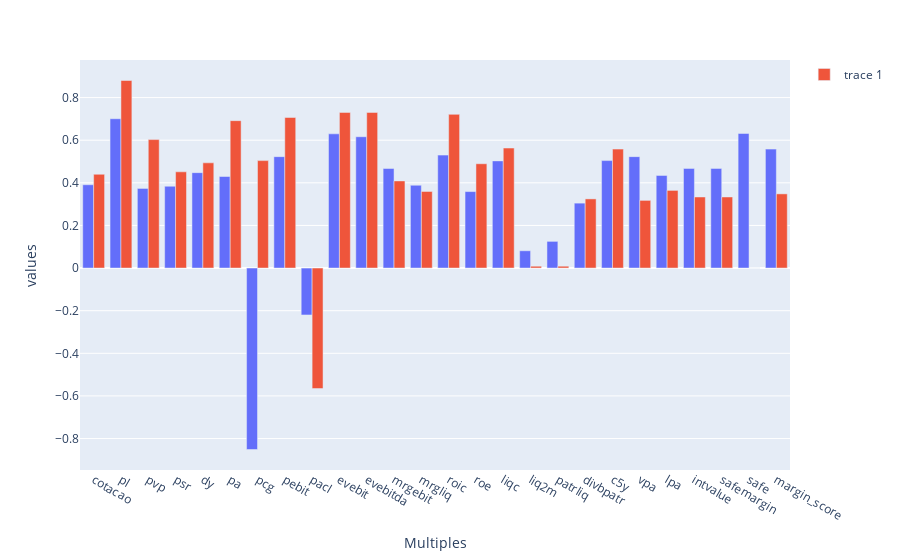

Source (notebook cell):
### Code cell
df_plot = pd.DataFrame((df_soft/df_soft.max()).mean(),columns=['values'])

df_plot2 = (df_soft/df_soft.max())[(df_soft/df_soft.max())['safe']==False].mean()
fig = px.bar(df_plot,x=df_plot.index,y='values',barmode='group')

fig.add_bar(x=df_plot2.index,y=df_plot2.values)
fig.show()

### Figure 1 — Plotly figure (JSON) as saved in the notebook; plotly's stock layout.template omitted (floating-point values rounded to 4 significant figures)
{"data": [{"alignmentgroup": "True", "hovertemplate": "Multiples=%{x}<br>values=%{y}<extra></extra>", "legendgroup": "", "marker": {"color": "#636efa", "pattern": {"shape": ""}}, "name": "", "offsetgroup": "", "orientation": "v", "showlegend": false, "textposition": "auto", "type": "bar", "x": ["cotacao", "pl", "pvp", "psr", "dy", "pa", "pcg", "pebit", "pacl", "evebit", "evebitda", "mrgebit", "mrgliq", "roic", "roe", "liqc", "liq2m", "patrliq", "divbpatr", "c5y", "vpa", "lpa", "intvalue", "safemargin", "safe", "margin_score"], "xaxis": "x", "y": [0.3909, 0.7007, 0.3736, 0.384, 0.4477, 0.4297, -0.8514, 0.5228, -0.2201, 0.6299, 0.6163, 0.4671, 0.3886, 0.53, 0.359, 0.503, 0.08113, 0.1253, 0.3047, 0.5044, 0.5229, 0.4348, 0.4677, 0.4677, 0.6316, 0.5582], "yaxis": "y"}, {"type": "bar", "x": ["cotacao", "pl", "pvp", "psr", "dy", "pa", "pcg", "pebit", "pacl", "evebit", "evebitda", "mrgebit", "mrgliq", "roic", "roe", "liqc", "liq2m", "patrliq", "divbpatr", "c5y", "vpa", "lpa", "intvalue", "safemargin", "safe", "margin_score"], "y": [0.4401, 0.8802, 0.6029, 0.4516, 0.4938, 0.6917, 0.5042, 0.7067, -0.5654, 0.7304, 0.7303, 0.409, 0.3594, 0.7213, 0.4895, 0.5632, 0.008658, 0.008711, 0.3245, 0.5583, 0.3175, 0.3645, 0.3336, 0.3336, 0, 0.3481]}], "layout": {"barmode": "group", "legend": {"tracegroupgap": 0}, "margin": {"t": 60}, "xaxis": {"anchor": "y", "domain": [0, 1], "title": {"text": "Multiples"}}, "yaxis": {"anchor": "x", "domain": [0, 1], "title": {"text": "values"}}}}
